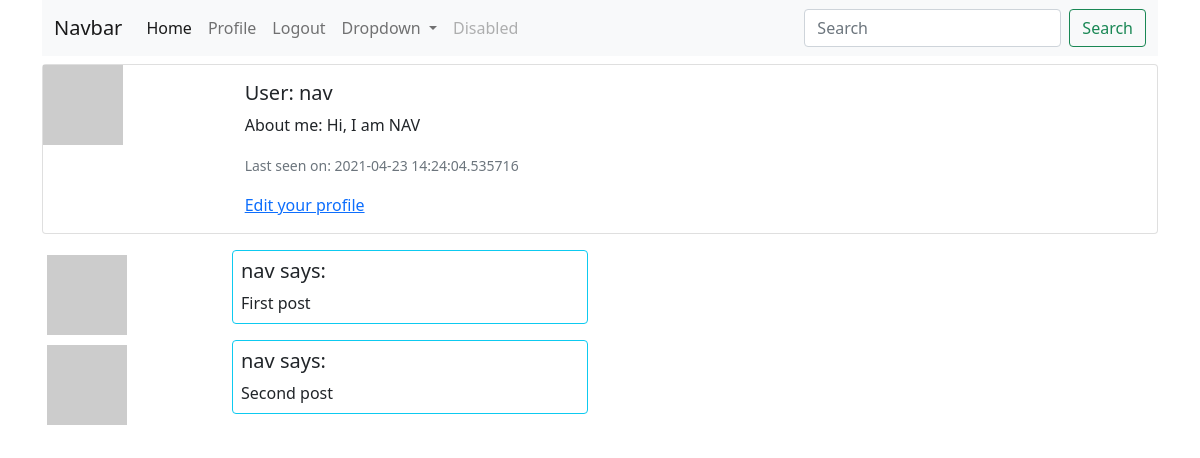
The page /user/nav (signed in) on the database as committed earlier.
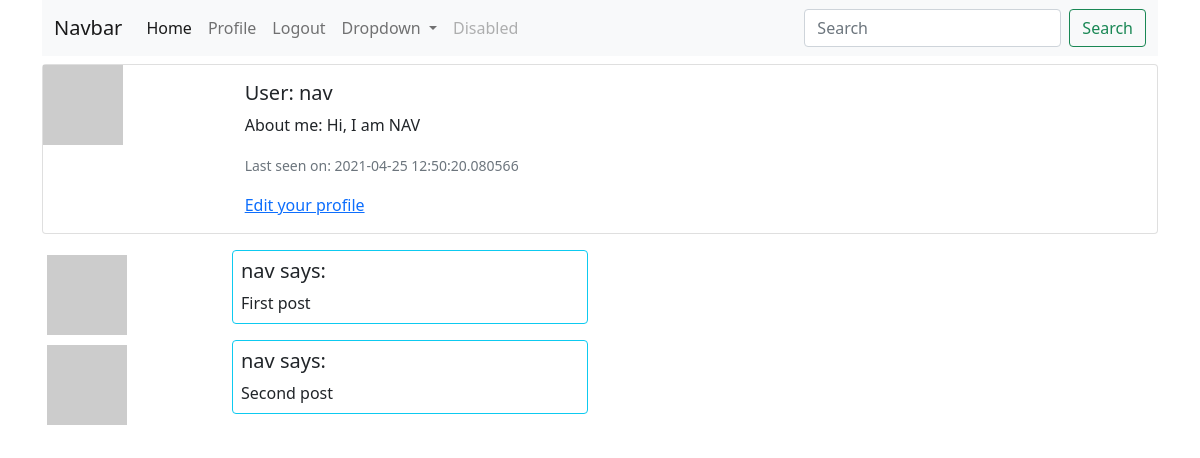
The same page on the database as committed later.
### app/models.py (models this page shows, shortened)
class User(UserMixin, db.Model):
    id = db.Column(db.Integer, primary_key=True)
    username = db.Column(db.String(64), index=True, unique=True)
    email = db.Column(db.String(120), index=True, unique=True)
    password_hash = db.Column(db.String(128))
    posts = db.relationship('Post', backref='author', lazy='dynamic')
    about_me = db.Column(db.String(140))
    last_seen = db.Column(db.DateTime, default=datetime.utcnow)
    def avatar(self, size):
        digest = md5(self.email.lower().encode('utf-8')).hexdigest()
        return f'https://gravatar.com/avatar/{digest}?d=identicon&s={size}'

### app/routes.py (the view)
@app.route('/user/<username>')
@login_required
def user(username):
    user = User.query.filter_by(username=username).first_or_404()
    posts = [
        {'author': user, 'body': 'First post'},
        {'author': user, 'body': 'Second post'}
    ]
    return render_template('user.html', title=username, user=user, posts=posts)

### app/models.py (called while the page is built)
@login.user_loader
def load_user(id):
    return User.query.get(int(id))

### app/routes.py (called while the page is built)
@app.before_request
def before_request():
    if current_user.is_authenticated:
        current_user.last_seen = datetime.utcnow()
        db.session.commit()

### app/templates/user.html
{% extends 'base.html' %}
{% block content %}
<div class="card mb-3">
    <div class="row g-0">
        <div class="col-md-2">
            <img src="{{ user.avatar(64) }}" alt="avatar of {{ user.username }}">
        </div>
        <div class="col-md-4">
            <div class="card-body">
                <h5 class="card-title">User: {{ user.username }}</h5>
                {% if user.about_me %}<p class="card-text">About me: {{ user.about_me }}</p>{% endif %}
                {% if user.last_seen %}<p class="card-text"><small class="text-muted">Last seen on: {{ user.last_seen }}</small></p>{% endif %}
                {% if user == current_user %}<a href="{{ url_for('edit_profile') }}" class="card-link">Edit your profile</a>{% endif %}
            </div>
        </div>
    </div>
</div>
{% for post in posts %}
{% include '_post.html' %}
{% endfor %}
{% endblock content %}

### app/templates/base.html (shortened to what this page needs)
<!DOCTYPE html>
<html lang="en">
<head>
    <link href="{{ url_for('static', filename='css/bootstrap.min.css') }}" rel="stylesheet">
</head>
<body>
    <div class="container">
        {% include '_navbar.html' %}
        {% block content %}{% endblock %}
    </div>
</body>
</html>

### app/templates/_navbar.html (shortened to what this page needs)
<nav class="navbar navbar-expand-lg navbar-light bg-light mb-2">
    <div class="container-fluid">
      <a class="navbar-brand" href="#">Navbar</a>
      <div class="collapse navbar-collapse" id="navbarSupportedContent">
        <ul class="navbar-nav me-auto mb-2 mb-lg-0">
          <li class="nav-item">
            <a class="nav-link active" aria-current="page" href="{{ url_for('index') }}">Home</a>
          </li>
          {% if current_user.is_authenticated %}
          <li class="nav-item">
            <a class="nav-link" href="{{ url_for('user', username=current_user.username) }}">Profile</a>
          </li>
          {% endif %}
          <li class="nav-item">
            {% if current_user.is_anonymous %}
            <a class="nav-link" href="{{ url_for('login') }}">Login</a>
            {% else %}
            <a class="nav-link" href="{{ url_for('logout') }}">Logout</a>
            {% endif %}
          </li>
          <li class="nav-item dropdown">
            <a class="nav-link dropdown-toggle" href="#" id="navbarDropdown" role="button" data-bs-toggle="dropdown" aria-expanded="false">
              Dropdown
            </a>
          </li>
          <li class="nav-item">
            <a class="nav-link disabled" href="#" tabindex="-1" aria-disabled="true">Disabled</a>
          </li>
        </ul>
        <form class="d-flex">
          <input class="form-control me-2" type="search" placeholder="Search" aria-label="Search">
          <button class="btn btn-outline-success" type="submit">Search</button>
        </form>
      </div>
    </div>
  </nav>

### app/templates/_post.html
<div class="row justify-content-start">
    <div class="col-2">
        <img src="{{ user.avatar(36) }}" alt="avatar of {{ user.username }}" class="img-thumbnail border-white">
    </div>
    <div class="col-4">
        <div class="card mb-2 border-info">
            <div class="card-body p-2">
                <h5 class="card-title">{{ post.author.username }} says:</h5>
                <p class="card-text">{{ post.body }}</p>
            </div>
        </div>
    </div>
</div>

Rows that differ between the two databases and show on the page:
changed User "nav": last_seen "2021-04-23 14:24:04.535716" → "2021-04-25 12:50:20.080566"
